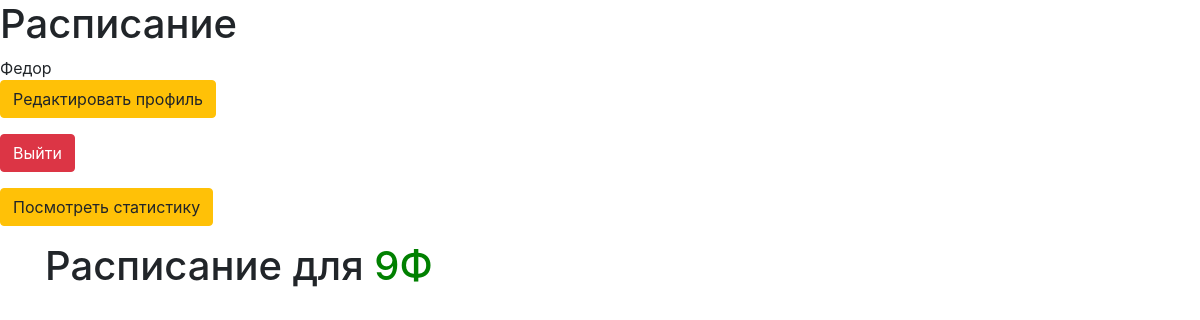
Before: / (signed in) with the older database file.
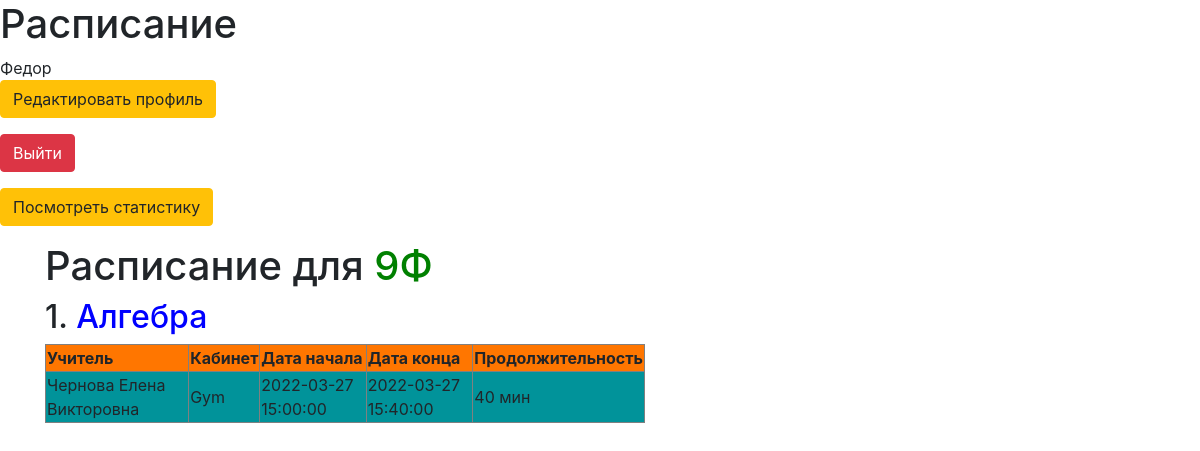
After: the same page with the newer database file.
### tables this page shows
CREATE TABLE lessons (
	id INTEGER NOT NULL, 
	topic VARCHAR, 
	grade VARCHAR, 
	teacher INTEGER, 
	cabinet VARCHAR, 
	start_date DATETIME, 
	end_date DATETIME, 
	PRIMARY KEY (id), 
	FOREIGN KEY(teacher) REFERENCES users (id)
);

### app.py (the view)
@app.route('/')
def base():
    param = {}
    file = "show_user.html"
    if current_user.is_authenticated:
        db_sess = db_session.create_session()
        user = db_sess.query(User).filter(User.id == current_user.id).first()
        if user.access_level == 1:
            param = param_for_user()
            file = "show_user.html"
        elif user.access_level == 2:
            param = param_for_teacher()
            file = "show_teacher.html"
        elif user.access_level == 3:
            param = param_for_admin()
            file = "show_admin.html"
    return render_template(file, **param)

### app.py (called while the page is built)
@login_manager.user_loader
def load_user(user_id):
    db_sess = db_session.create_session()
    return db_sess.query(User).get(user_id)

### data/sqlalchemy/db_session.py (called while the page is built)
def create_session() -> Session:
    global __factory
    return __factory()

### templates/show_user.html
{% extends "base.html" %}
{% block content %}
    {% if current_user.is_authenticated %}
        <h1>Расписание для <font color="green">{{ title }}</font></h1>
        {% for lesson in lessons %}
            {% if lesson["id"] in rep %}
                <h2>{{ loop.index }}. Замена <font color="blue">{{ lesson["topic"] }}</font> на
                    <font color="darkblue">{{ rep[lesson["id"]]["topic"] }}</font></h2>
                <table>
                    <tr>
                        <th style="background-color:#FF7600">Учитель</th>
                        <th style="background-color:#FF7600">Кабинет</th>
                        <th style="background-color:#FF7600">Дата начала</th>
                        <th style="background-color:#FF7600">Дата конца</th>
                        <th style="background-color:#FF7600">Продолжительность</th>
                    </tr>
                    <tr>
                        <td style="background-color:#01939A">{{ rep[lesson["id"]]["teacher"] }}</td>
                        <td style="background-color:#01939A">{{ rep[lesson["id"]]["cabinet"] }}</td>
                        <td style="background-color:#01939A">{{ rep[lesson["id"]]["start_date"] }}</td>
                        <td style="background-color:#01939A">{{ rep[lesson["id"]]["end_date"] }}</td>
                        <td style="background-color:#01939A">{{ rep[lesson["id"]]["duration"] }} мин</td>
                    </tr>
                </table>
            {% else %}
                <h2>{{ loop.index }}. <font color="blue">{{ lesson["topic"] }}</font></h2>
                <table>
                    <tr>
                        <th style="background-color:#FF7600">Учитель</th>
                        <th style="background-color:#FF7600">Кабинет</th>
                        <th style="background-color:#FF7600">Дата начала</th>
                        <th style="background-color:#FF7600">Дата конца</th>
                        <th style="background-color:#FF7600">Продолжительность</th>
                    </tr>
                    <tr>
                        <td style="background-color:#01939A">{{ lesson["teacher"] }}</td>
                        <td style="background-color:#01939A">{{ lesson["cabinet"] }}</td>
                        <td style="background-color:#01939A">{{ lesson["start_date"] }}</td>
                        <td style="background-color:#01939A">{{ lesson["end_date"] }}</td>
                        <td style="background-color:#01939A">{{ lesson["duration"] }} мин</td>
                    </tr>
                </table>
            {% endif %}
        {% endfor %}
    {% else %}
        <h1>Войдите, чтобы увидить расписание</h1>
    {% endif %}
{% endblock %}

Changed rows visible on the page:
added lessons: topic "Алгебра", teacher "Чернова Елена Викторовна", cabinet "Gym", start_date "2022-03-27 15:00:00", end_date "2022-03-27 15:40:00", duration "40"
